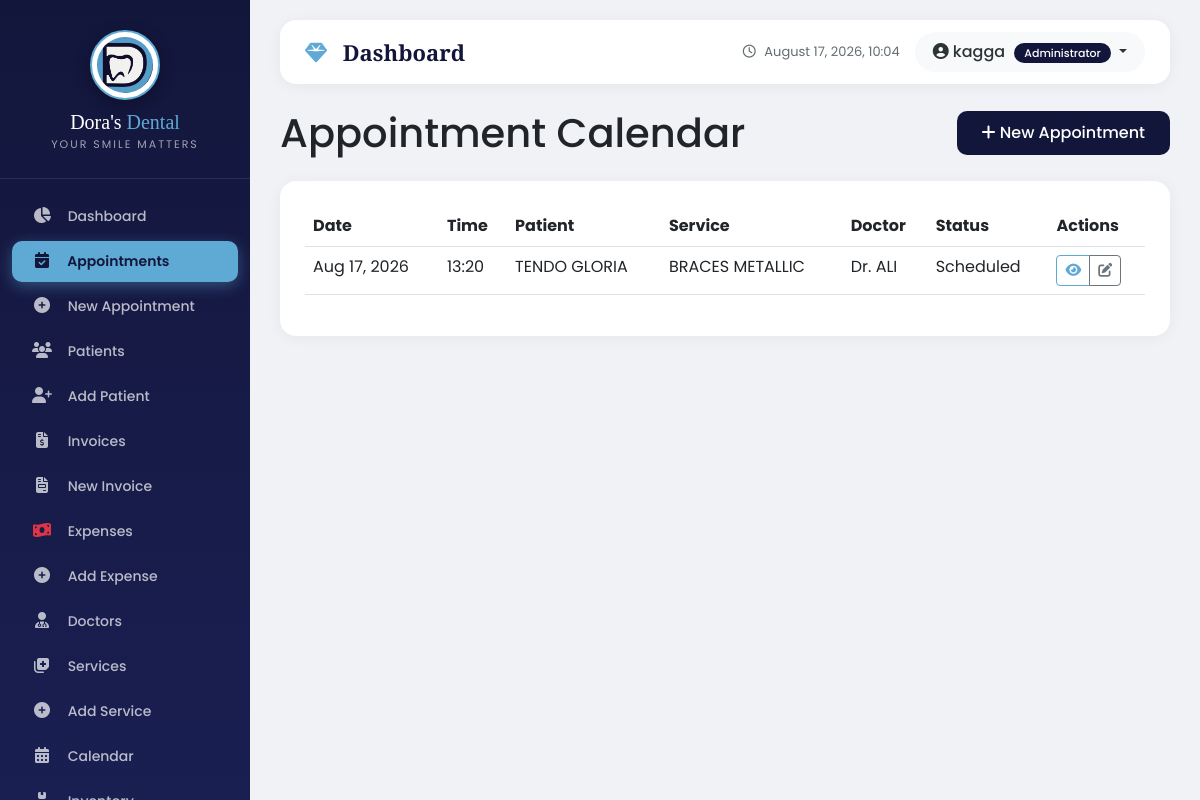
The page /appointments/appointments/calendar/ (signed in) on the database its author committed.
### core/models.py (models this page shows, shortened)
class UserProfile(models.Model):
    ROLE_CHOICES = [
        ('admin', 'Administrator'),
        ('doctor', 'Doctor'),
        ('receptionist', 'Receptionist'),
        ('accountant', 'Accountant'),
        ('nurse', 'Nurse'),
        ('assistant', 'Assistant'),
    ]
    user = models.OneToOneField(User, on_delete=models.CASCADE, related_name='profile')
    role = models.CharField(max_length=20, choices=ROLE_CHOICES, default='receptionist')
    phone = models.CharField(max_length=20, blank=True, null=True)
    address = models.TextField(blank=True, null=True)
    profile_picture = models.ImageField(upload_to='profile_pics/', blank=True, null=True)
    is_active = models.BooleanField(default=True)
    created_at = models.DateTimeField(auto_now_add=True)
    updated_at = models.DateTimeField(auto_now=True)
    doctor = models.OneToOneField('appointments.Doctor', on_delete=models.SET_NULL, null=True, blank=True, related_name='user_profile')
    phone_verified = models.BooleanField(default=False)
    otp_code = models.CharField(max_length=6, blank=True, null=True)
    otp_created_at = models.DateTimeField(blank=True, null=True)
    otp_attempts = models.IntegerField(default=0)  # Fixed: added default=0
    last_otp_sent = models.DateTimeField(blank=True, null=True)
    class Meta:
        ordering = ['user__username']

### appointments/models.py (models this page shows, shortened)
class Appointment(models.Model):
    STATUS_CHOICES = [
        ('scheduled', 'Scheduled'),
        ('checked_in', 'Checked In'),
        ('in_progress', 'In Progress'),
        ('completed', 'Completed'),
        ('cancelled', 'Cancelled'),
        ('no_show', 'No Show'),
    ]
    patient = models.ForeignKey(Patient, on_delete=models.CASCADE)
    doctor = models.ForeignKey(Doctor, on_delete=models.CASCADE)
    service = models.ForeignKey(Service, on_delete=models.CASCADE)
    appointment_date = models.DateField()
    appointment_time = models.TimeField()
    duration_minutes = models.IntegerField(default=30)
    status = models.CharField(max_length=20, choices=STATUS_CHOICES, default='scheduled')
    notes = models.TextField(blank=True, null=True)
    diagnosis = models.TextField(blank=True, null=True)
    consultation_notes = models.TextField(blank=True, null=True)
    treatment_plan = models.TextField(blank=True, null=True)
    prescription = models.TextField(blank=True, null=True)
    treatment_cost = models.DecimalField(max_digits=10, decimal_places=2, null=True, blank=True)
    referred_to = models.CharField(max_length=200, blank=True, null=True)
    follow_up_date = models.DateField(null=True, blank=True)
    follow_up_notes = models.TextField(blank=True, null=True)
    notification_email = models.EmailField(blank=True, null=True)
    notification_phone = models.CharField(max_length=20, blank=True, null=True)
    send_reminder = models.BooleanField(default=False)
    reminder_sent = models.BooleanField(default=False)
    created_at = models.DateTimeField(auto_now_add=True)
    updated_at = models.DateTimeField(auto_now=True)
    created_by = models.ForeignKey('auth.User', on_delete=models.SET_NULL, null=True, blank=True)
    class Meta:
        ordering = ['-appointment_date', '-appointment_time']

class Service(models.Model):
    name = models.CharField(max_length=100)
    description = models.TextField(blank=True)
    price = models.DecimalField(max_digits=10, decimal_places=2)
    duration_minutes = models.IntegerField(default=30)
    is_active = models.BooleanField(default=True)
    class Meta:
        ordering = ['name']

class Doctor(models.Model):
    name = models.CharField(max_length=100)
    specialization = models.CharField(max_length=100, blank=True)
    phone = models.CharField(max_length=20, blank=True)
    email = models.EmailField(blank=True)
    is_active = models.BooleanField(default=True)
    class Meta:
        ordering = ['name']

### patients/models.py (models this page shows, shortened)
class Patient(models.Model):
    GENDER_CHOICES = [
        ('M', 'Male'),
        ('F', 'Female'),
        ('O', 'Other'),
    ]
    first_name = models.CharField(max_length=100)
    last_name = models.CharField(max_length=100)
    date_of_birth = models.DateField(blank=True, null=True)
    age_years = models.IntegerField(blank=True, null=True, help_text="If date of birth is unknown, enter age in years")
    gender = models.CharField(max_length=1, choices=GENDER_CHOICES)
    profile_picture = models.ImageField(upload_to='patient_photos/', blank=True, null=True)
    phone = models.CharField(max_length=20)
    email = models.EmailField(blank=True, null=True)
    address = models.TextField(blank=True, null=True)
    next_of_kin = models.CharField(max_length=200, blank=True, null=True)
    next_of_kin_contact = models.CharField(max_length=20, blank=True, null=True)
    under_physician = models.CharField(max_length=3, blank=True, null=True, choices=[('yes', 'Yes'), ('no', 'No')])
    physician_details = models.TextField(blank=True, null=True)
    allergies = models.TextField(blank=True, null=True)
    current_medications = models.TextField(blank=True, null=True)
    reason_for_visit = models.TextField(blank=True, null=True)
    dental_discomfort = models.CharField(max_length=3, blank=True, null=True, choices=[('yes', 'Yes'), ('no', 'No')])
    discomfort_details = models.TextField(blank=True, null=True)
    last_dental_visit = models.DateField(blank=True, null=True)
    previous_surgery = models.CharField(max_length=3, blank=True, null=True, choices=[('yes', 'Yes'), ('no', 'No')])
    surgery_details = models.TextField(blank=True, null=True)
    registered_at = models.DateTimeField(auto_now_add=True)  # ✅ This is the fix!
    is_active = models.BooleanField(default=True)
    @property
    def full_name(self):
        return f"{self.first_name} {self.last_name}"
    @property
    def age(self):
        """Calculate age from date of birth or use age_years"""
        if self.date_of_birth:
            today = date.today()
            age = today.year - self.date_of_birth.year
            if (today.month, today.day) < (self.date_of_birth.month, self.date_of_birth.day):
                age -= 1
            return age
        return self.age_years
    class Meta:
        ordering = ['first_name', 'last_name']
        verbose_name = "Patient"
        verbose_name_plural = "Patients"

### appointments/views.py (the view)
# urls.py: path('appointments/calendar/', views.calendar_view, name='calendar'),
@login_required
def calendar_view(request):
    user_profile = request.user.profile
    if is_doctor(request.user):
        doctor = user_profile.doctor
        if doctor:
            appointments = Appointment.objects.filter(doctor=doctor)
        else:
            appointments = Appointment.objects.none()
    else:
        appointments = Appointment.objects.all()
    return render(request, 'appointments/calendar.html', {
        'appointments': appointments,
        'is_doctor': is_doctor(request.user),
    })

### templates/appointments/calendar.html (shortened to what this page needs)
{% extends 'base.html' %}
{% load static %}
{% block content %}
<div class="d-flex justify-content-between align-items-center mb-4">
    <h1 class="mb-0">Appointment Calendar</h1>
    <a href="{% url 'appointments:add' %}" class="btn btn-primary">
        <i class="fas fa-plus"></i> New Appointment
    </a>
</div>
<div class="card">
    <div class="card-body">
        <div class="table-responsive">
            <table class="table table-hover">
                <thead>
                    <tr>
                        <th>Date</th>
                        <th>Time</th>
                        <th>Patient</th>
                        <th>Service</th>
                        <th>Doctor</th>
                        <th>Status</th>
                        <th>Actions</th>
                    </tr>
                </thead>
                <tbody>
                    {% for appointment in appointments %}
                    <tr>
                        <td>{{ appointment.appointment_date|date:"M d, Y" }}</td>
                        <td>{{ appointment.appointment_time|time:"H:i" }}</td>
                        <td>{{ appointment.patient.full_name }}</td>
                        <td>{{ appointment.service.name }}</td>
                        <td>Dr. {{ appointment.doctor.name }}</td>
                        <td>
                            <span class="badge-status {{ appointment.status }}">
                                {{ appointment.get_status_display }}
                            </span>
                        </td>
                        <td>
                            <div class="btn-group btn-group-sm">
                                <a href="{% url 'appointments:detail' appointment.pk %}" class="btn btn-outline-primary">
                                    <i class="fas fa-eye"></i>
                                </a>
                                <a href="{% url 'appointments:edit' appointment.pk %}" class="btn btn-outline-secondary">
                                    <i class="fas fa-edit"></i>
                                </a>
                            </div>
                        </td>
                    </tr>
                    {% endfor %}
                </tbody>
            </table>
        </div>
    </div>
</div>
{% endblock %}

### templates/base.html (shortened to what this page needs)
<!DOCTYPE html>
<html lang="en">
<head>
    <link href="https://cdn.jsdelivr.net/npm/bootstrap@5.3.0/dist/css/bootstrap.min.css" rel="stylesheet">
    <link rel="stylesheet" href="https://cdnjs.cloudflare.com/ajax/libs/font-awesome/6.4.0/css/all.min.css">
    {% load static %}
</head>
<body>
    {% if user.is_authenticated %}
        <div class="sidebar">
            <div class="brand">
                <div class="logo-wrapper">
                    <img src="{% static 'images/dental_logo.png' %}" alt="Dora's Dental Logo">
                </div>
                <h3>Dora's <span>Dental</span></h3>
                <div class="tagline">Your Smile Matters</div>
            </div>
            <nav class="nav flex-column">
                <a class="nav-link "
                   href="
                   {% if user.profile.role == 'admin' %}
                       {% url 'core:admin_dashboard' %}
                   {% elif user.profile.role == 'doctor' %}
                       {% url 'core:doctor_dashboard' %}
                   {% elif user.profile.role == 'receptionist' %}
                       {% url 'core:receptionist_dashboard' %}
                   {% elif user.profile.role == 'accountant' %}
                       {% url 'core:accountant_dashboard' %}
                   {% else %}
                       {% url 'core:dashboard' %}
                   {% endif %}
                ">
                    <i class="fas fa-chart-pie"></i> <span>Dashboard</span>
                </a>
                <a class="nav-link {% if 'appointments' in request.path and 'add' not in request.path %}active{% endif %}" href="{% url 'appointments:list' %}">
                    <i class="fas fa-calendar-check"></i> <span>Appointments</span>
                </a>
                <a class="nav-link" href="{% url 'appointments:add' %}">
                    <i class="fas fa-plus-circle"></i> <span>New Appointment</span>
                </a>
                <a class="nav-link {% if 'patients' in request.path %}active{% endif %}" href="{% url 'patients:list' %}">
                    <i class="fas fa-users"></i> <span>Patients</span>
                </a>
                <a class="nav-link" href="{% url 'patients:add' %}">
                    <i class="fas fa-user-plus"></i> <span>Add Patient</span>
                </a>
                {% if user.profile.role == 'admin' or user.profile.role == 'accountant' %}
                    <a class="nav-link {% if 'billing' in request.path and 'expense' not in request.path and 'balance' not in request.path %}active{% endif %}" href="{% url 'billing:list' %}">
                        <i class="fas fa-file-invoice-dollar"></i> <span>Invoices</span>
                    </a>
                    <a class="nav-link" href="{% url 'billing:add' %}">
                        <i class="fas fa-file-invoice"></i> <span>New Invoice</span>
                    </a>
                    <a class="nav-link {% if 'expense' in request.path and 'add' not in request.path %}active{% endif %}" href="{% url 'billing:expense_list' %}">
                        <i class="fas fa-money-bill-wave text-danger"></i> <span>Expenses</span>
                    </a>
                    <a class="nav-link" href="{% url 'billing:expense_add' %}">
                        <i class="fas fa-plus-circle"></i> <span>Add Expense</span>
                    </a>
                {% endif %}
                <a class="nav-link" href="{% url 'appointments:doctors' %}">
                    <i class="fas fa-user-md"></i> <span>Doctors</span>
                </a>
                <a class="nav-link {% if 'services' in request.path and 'add' not in request.path %}active{% endif %}" href="{% url 'appointments:services' %}">
                    <i class="fas fa-notes-medical"></i> <span>Services</span>
                </a>
                <a class="nav-link" href="{% url 'appointments:service_add' %}">
                    <i class="fas fa-plus-circle"></i> <span>Add Service</span>
                </a>
                <a class="nav-link" href="{% url 'appointments:calendar' %}">
                    <i class="fas fa-calendar-alt"></i> <span>Calendar</span>
                </a>
                {% if user.profile.role == 'admin' or user.profile.role == 'accountant' %}
                    <a class="nav-link {% if 'inventory' in request.path and 'low-stock' not in request.path %}active{% endif %}" href="{% url 'inventory:list' %}">
                        <i class="fas fa-boxes"></i> <span>Inventory</span>
                    </a>
                {% endif %}
            </nav>
        </div>
        <div class="main-content">
            <div class="top-navbar">
                <div class="page-title">
                    <i class="fas fa-gem"></i> {% block page_title %}Dashboard{% endblock %}
                </div>
                <div class="user-info">
                    <div class="clock">
                        <i class="far fa-clock"></i> {% now "F j, Y, H:i" %}
                    </div>
                    <div class="user-dropdown dropdown">
                        <button class="btn dropdown-toggle" type="button" data-bs-toggle="dropdown">
                            <i class="fas fa-user-circle"></i> {{ user.get_full_name|default:user.username }}
                            <span class="role-badge">{{ user.profile.get_role_display }}</span>
                        </button>
                    </div>
                </div>
            </div>
            {% block content %}{% endblock %}
        </div>
    {% else %}
        <script>
            window.location.href = "{% url 'core:login' %}";
        </script>
    {% endif %}
</body>
</html>

### rows shown on the page
Appointment: appointment_date "Aug 17, 2026", appointment_time "13:20", patient.full_name "TENDO GLORIA", service.name "BRACES METALLIC", doctor.name "ALI", status "Scheduled"

### other values the page prints
{{ user.get_full_name|default:user.username }} "kagga"
{{ user.profile.get_role_display }} "Administrator"
